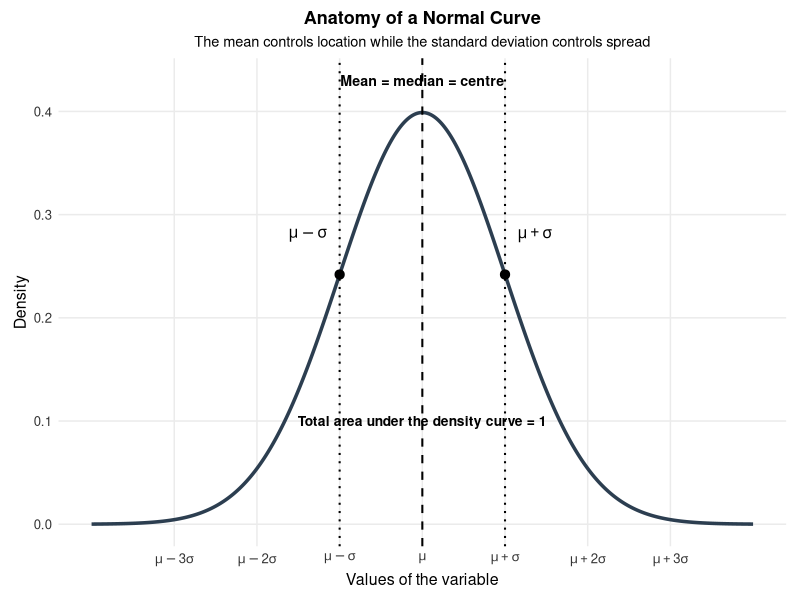
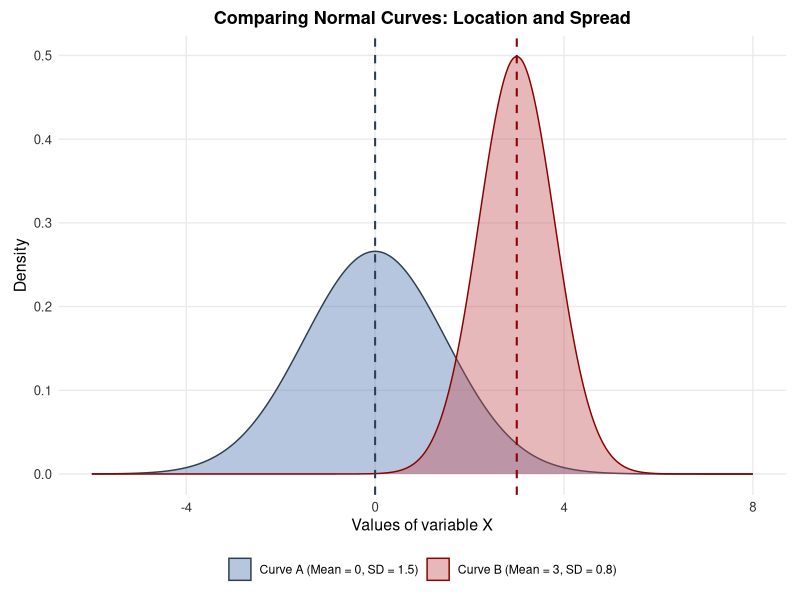
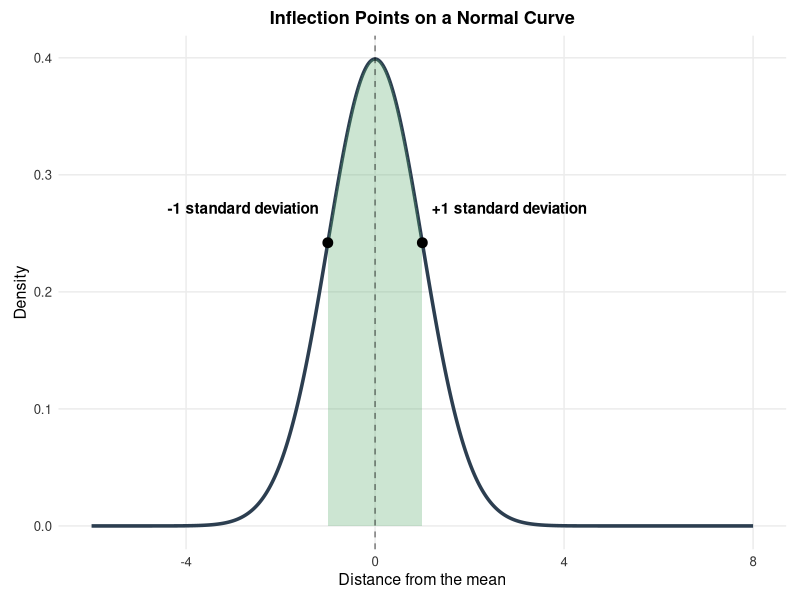
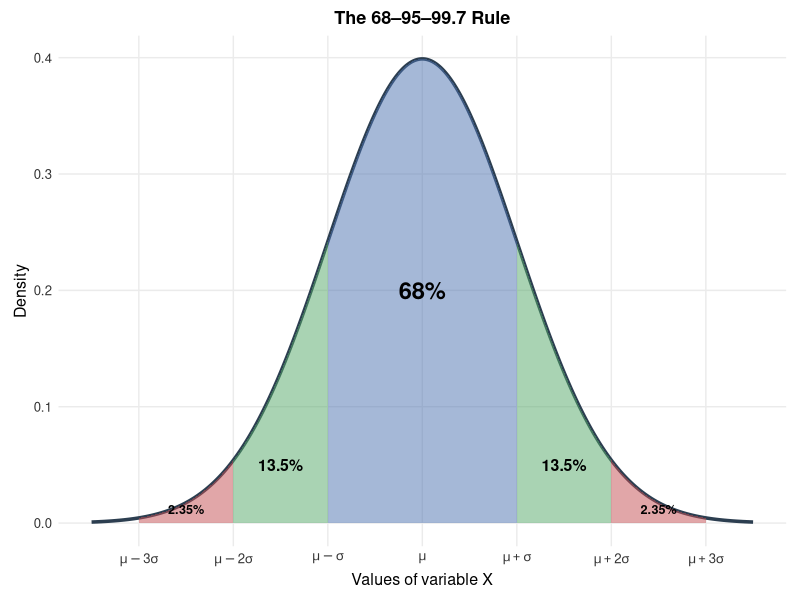
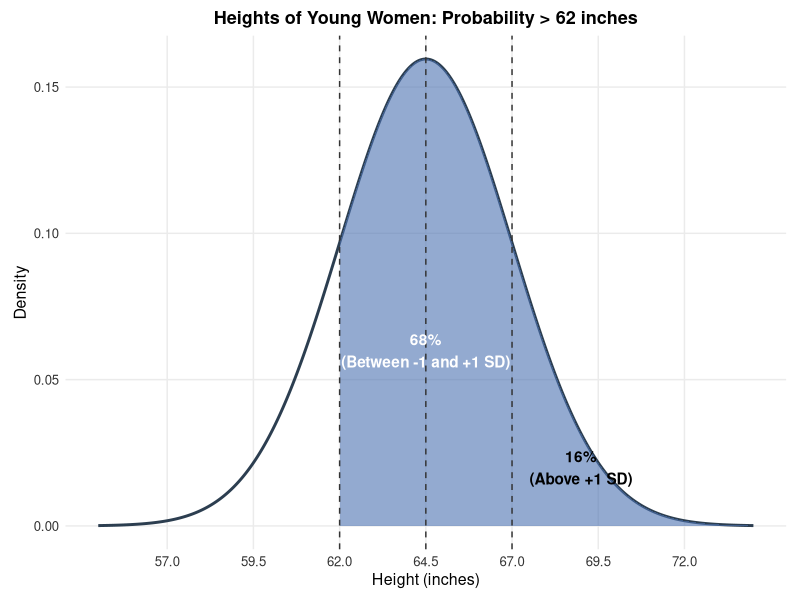
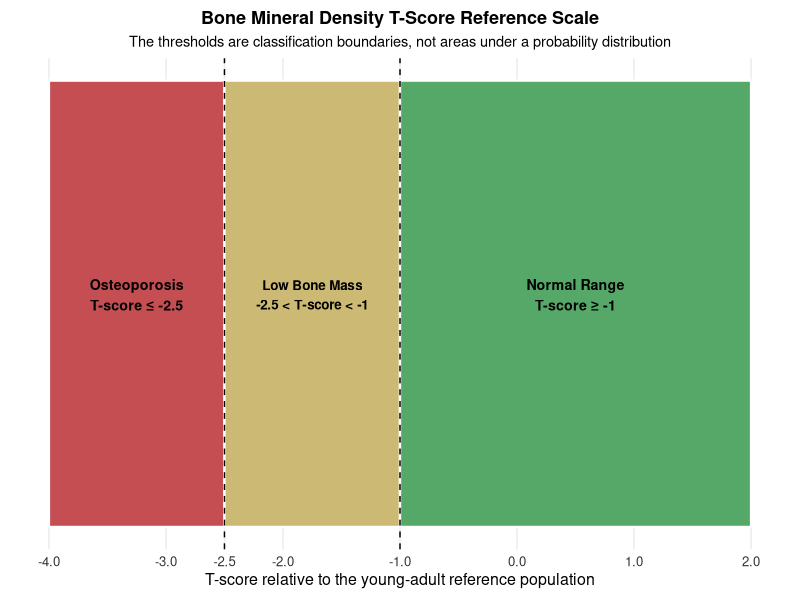
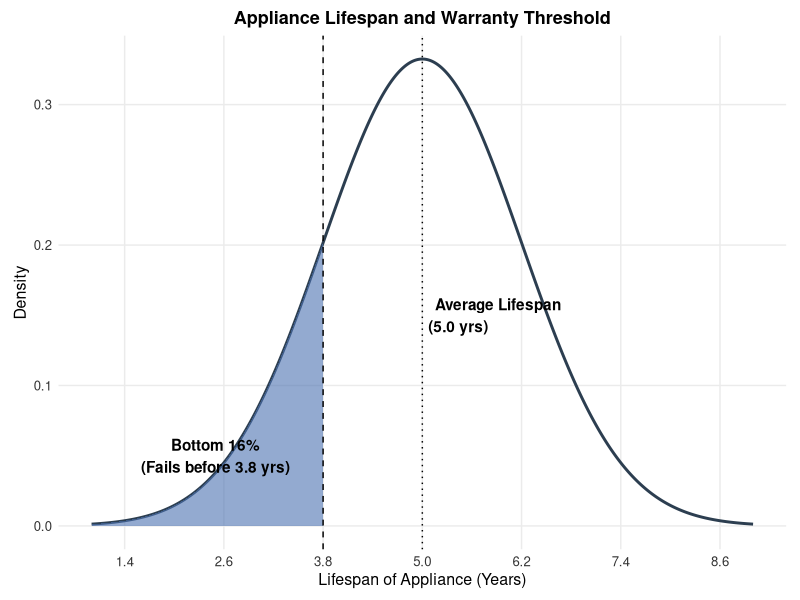
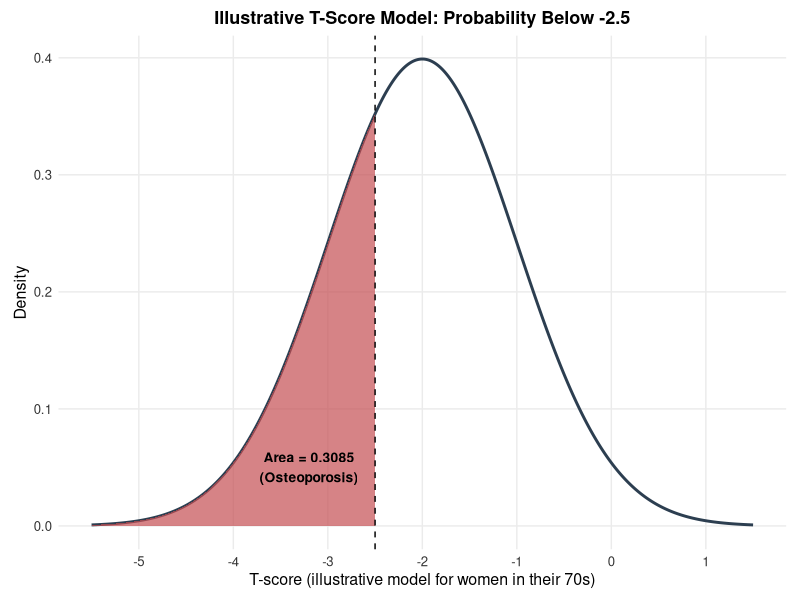

R code for these plots, in order:
## ---- chunk 1
knitr::opts_chunk$set(
  echo = TRUE,
  warning = FALSE,
  message = FALSE,
  error = FALSE,
  fig.align = "center", 
  fig.width = 6, 
  fig.height = 4
)

library(ggplot2)
library(dplyr)
library(tidyr)
library(gridExtra)

set.seed(123)

lecture_theme <- theme_minimal(base_size = 11) +
  theme(
    plot.title = element_text(size = 13, face = "bold", hjust = 0.5),
    axis.title = element_blank(),
    axis.text = element_blank(),
    panel.grid = element_blank(),
    plot.background = element_rect(fill = "white", colour = NA),
    panel.background = element_rect(fill = "white", colour = NA),
    plot.margin = margin(8, 10, 8, 10)
  )

# A second theme for ordinary statistical charts. Unlike the diagram theme
# above, this keeps axis labels, tick marks and a light major grid visible.
lecture_chart_theme <- theme_minimal(base_size = 11) +
  theme(
    plot.title = element_text(size = 13, face = "bold", hjust = 0.5),
    plot.subtitle = element_text(size = 10.5, hjust = 0.5),
    axis.title = element_text(size = 11.5),
    axis.text = element_text(size = 9.5, colour = "#333333"),
    panel.grid.minor = element_blank(),
    plot.background = element_rect(fill = "white", colour = NA),
    panel.background = element_rect(fill = "white", colour = NA),
    plot.margin = margin(8, 10, 8, 10)
  )

save_plot <- function(filename, plot, width, height) {
  ggsave(filename = filename, plot = plot, width = width, height = height, units = "in", dpi = 300, bg = "white")
}

# =============================================================
# 1. Anatomy of a Normal Curve
# =============================================================
x_anatomy <- seq(-4, 4, length.out = 1000)
normal_anatomy_df <- data.frame(
  x = x_anatomy,
  density = dnorm(x_anatomy)
)

p_normal_anatomy <- ggplot(normal_anatomy_df, aes(x = x, y = density)) +
  geom_line(linewidth = 1.2, colour = "#2c3e50") +
  geom_vline(xintercept = 0, linetype = "dashed", linewidth = 0.7) +
  geom_vline(xintercept = c(-1, 1), linetype = "dotted", linewidth = 0.7) +
  annotate("point", x = c(-1, 1), y = dnorm(c(-1, 1)), size = 2.8) +
  annotate("text", x = 0, y = 0.43, label = "Mean = median = centre",
           fontface = "bold", size = 3.6) +
  annotate("text", x = -1.15, y = 0.28, label = expression(mu - sigma),
           hjust = 1, fontface = "bold", size = 4) +
  annotate("text", x = 1.15, y = 0.28, label = expression(mu + sigma),
           hjust = 0, fontface = "bold", size = 4) +
  annotate("text", x = 0, y = 0.10,
           label = "Total area under the density curve = 1",
           fontface = "bold", size = 3.5) +
  scale_x_continuous(
    breaks = -3:3,
    labels = c(expression(mu - 3*sigma), expression(mu - 2*sigma),
               expression(mu - sigma), expression(mu),
               expression(mu + sigma), expression(mu + 2*sigma),
               expression(mu + 3*sigma))
  ) +
  labs(
    title = "Anatomy of a Normal Curve",
    subtitle = "The mean controls location while the standard deviation controls spread",
    x = "Values of the variable",
    y = "Density"
  ) +
  lecture_chart_theme

save_plot("fig_ch11_normal_anatomy.png", p_normal_anatomy, width = 7, height = 4.2)

# =============================================================
# 2. Normal Distributions: Comparing Mu and Sigma
# =============================================================
# Generate a sequence of x values
x_vals <- seq(-6, 8, length.out = 1000)

# Create data for two different normal curves
norm_data <- data.frame(
  x = rep(x_vals, 2),
  Density = c(dnorm(x_vals, mean = 0, sd = 1.5), dnorm(x_vals, mean = 3, sd = 0.8)),
  Curve = rep(c("Curve A (Mean = 0, SD = 1.5)", "Curve B (Mean = 3, SD = 0.8)"), each = length(x_vals))
)

p_two_normals <- ggplot(norm_data, aes(x = x, y = Density, fill = Curve, color = Curve)) +
  geom_area(alpha = 0.4, position = "identity") +
  scale_fill_manual(values = c("#4C72B0", "#C44E52")) +
  scale_color_manual(values = c("#2c3e50", "#8b0000")) +
  geom_vline(xintercept = 0, linetype = "dashed", color = "#2c3e50", size = 0.7) +
  geom_vline(xintercept = 3, linetype = "dashed", color = "#8b0000", size = 0.7) +
  labs(
    title = "Comparing Normal Curves: Location and Spread",
    x = "Values of variable X",
    y = "Density"
  ) +
  lecture_chart_theme +
  theme(legend.position = "bottom", legend.title = element_blank())

save_plot("fig_ch11_two_normals.png", p_two_normals, width = 7, height = 4)

# =============================================================
# 3. Normal Distributions: The Inflection Point
# =============================================================
inflection_data <- data.frame(
  x = x_vals,
  Density = dnorm(x_vals, mean = 0, sd = 1)
)

p_inflection <- ggplot(inflection_data, aes(x = x, y = Density)) +
  geom_line(color = "#2c3e50", size = 1.2) +
  # Shade the area between -1 and 1 SD
  stat_function(fun = dnorm, args = list(mean = 0, sd = 1), xlim = c(-1, 1), geom = "area", fill = "#55A868", alpha = 0.3) +
  # Add points at the exact inflection change
  annotate("point", x = -1, y = dnorm(-1), color = "black", size = 3) +
  annotate("point", x = 1, y = dnorm(1), color = "black", size = 3) +
  annotate("text", x = -1.2, y = dnorm(-1) + 0.03, label = "-1 standard deviation", fontface = "bold", hjust = 1) +
  annotate("text", x = 1.2, y = dnorm(1) + 0.03, label = "+1 standard deviation", fontface = "bold", hjust = 0) +
  geom_vline(xintercept = 0, linetype = "dashed", alpha = 0.5) +
  labs(
    title = "Inflection Points on a Normal Curve",
    x = "Distance from the mean",
    y = "Density"
  ) +
  lecture_chart_theme

save_plot("fig_ch11_inflection.png", p_inflection, width = 6, height = 4)

# =============================================================
# 4. The 68-95-99.7 Rule (Empirical Rule)
# =============================================================
# Generate data for a standard normal curve
x_emp <- seq(-3.5, 3.5, length.out = 1000)
df_emp <- data.frame(x = x_emp, y = dnorm(x_emp))

p_empirical <- ggplot(df_emp, aes(x = x, y = y)) +
  geom_line(size = 1.2, color = "#2c3e50") +
  # 68% band (center)
  stat_function(fun = dnorm, xlim = c(-1, 1), geom = "area", fill = "#4C72B0", alpha = 0.5) +
  # 95% bands (outer 13.5% each)
  stat_function(fun = dnorm, xlim = c(-2, -1), geom = "area", fill = "#55A868", alpha = 0.5) +
  stat_function(fun = dnorm, xlim = c(1, 2), geom = "area", fill = "#55A868", alpha = 0.5) +
  # 99.7% bands (outer 2.35% each)
  stat_function(fun = dnorm, xlim = c(-3, -2), geom = "area", fill = "#C44E52", alpha = 0.5) +
  stat_function(fun = dnorm, xlim = c(2, 3), geom = "area", fill = "#C44E52", alpha = 0.5) +
  scale_x_continuous(breaks = -3:3, 
                     labels = c(expression(mu - 3*sigma), expression(mu - 2*sigma), 
                                expression(mu - sigma), expression(mu), 
                                expression(mu + sigma), expression(mu + 2*sigma), 
                                expression(mu + 3*sigma))) +
  annotate("text", x = 0, y = 0.20, label = "68%", fontface = "bold", size = 6) +
  annotate("text", x = -1.5, y = 0.05, label = "13.5%", fontface = "bold", size = 4) +
  annotate("text", x = 1.5, y = 0.05, label = "13.5%", fontface = "bold", size = 4) +
  annotate("text", x = -2.5, y = 0.012, label = "2.35%", fontface = "bold", size = 3.2) +
  annotate("text", x = 2.5, y = 0.012, label = "2.35%", fontface = "bold", size = 3.2) +
  labs(title = "The 68–95–99.7 Rule", x = "Values of variable X", y = "Density") +
  lecture_chart_theme

save_plot("fig_ch11_empirical_rule.png", p_empirical, width = 7, height = 4)

# =============================================================
# 5. Example 11.2: Heights of Young Women (Area > 62)
# =============================================================
mu_h <- 64.5
sd_h <- 2.5
x_h <- seq(55, 74, length.out = 1000)
df_h <- data.frame(x = x_h, y = dnorm(x_h, mean = mu_h, sd = sd_h))

p_heights_62 <- ggplot(df_h, aes(x = x, y = y)) +
  geom_line(size = 1, color = "#2c3e50") +
  # Shade area greater than 62
  stat_function(fun = dnorm, args = list(mean = mu_h, sd = sd_h), 
                xlim = c(62, 74), geom = "area", fill = "#4C72B0", alpha = 0.6) +
  # Vertical lines for specific standard deviations
  geom_vline(xintercept = c(62, 64.5, 67), linetype = "dashed", color = "#333333") +
  scale_x_continuous(breaks = seq(57, 72, by = 2.5)) +
  annotate("text", x = 64.5, y = 0.06, label = "68%\n(Between -1 and +1 SD)", fontface = "bold", color = "white") +
  annotate("text", x = 69, y = 0.02, label = "16%\n(Above +1 SD)", fontface = "bold") +
  labs(
    title = "Heights of Young Women: Probability > 62 inches",
    x = "Height (inches)",
    y = "Density"
  ) +
  lecture_chart_theme

save_plot("fig_ch11_heights_62.png", p_heights_62, width = 7, height = 4)

# =============================================================
# 6. Standardizing Normal Distributions (Z-Scores)
# =============================================================
mu_h <- 64.5
sd_h <- 2.5

# Original Distribution Data
x_orig <- seq(55, 74, length.out = 500)
df_orig <- data.frame(x = x_orig, y = dnorm(x_orig, mean = mu_h, sd = sd_h))

# Standard Normal Data
x_std <- seq(-3.8, 3.8, length.out = 500)
df_std <- data.frame(x = x_std, y = dnorm(x_std, mean = 0, sd = 1))

# Plot A: Original Heights
p_orig <- ggplot(df_orig, aes(x = x, y = y)) +
  geom_line(color = "#4C72B0", size = 1.2) +
  geom_vline(xintercept = mu_h, linetype = "dashed", color = "#333333", alpha = 0.5) +
  # 70 inch woman
  annotate("point", x = 70, y = dnorm(70, mu_h, sd_h), color = "#C44E52", size = 4) +
  annotate("text", x = 70, y = dnorm(70, mu_h, sd_h) + 0.02, label = "70 inches", fontface="bold", hjust=0) +
  # 60 inch woman
  annotate("point", x = 60, y = dnorm(60, mu_h, sd_h), color = "#C44E52", size = 4) +
  annotate("text", x = 60, y = dnorm(60, mu_h, sd_h) + 0.02, label = "60 inches", fontface="bold", hjust=1) +
  labs(title = "Raw Heights: N(64.5, 2.5)", x = "Height (inches)", y = "Density") +
  lecture_chart_theme

# Plot B: Standardized Z-Scores
p_std <- ggplot(df_std, aes(x = x, y = y)) +
  geom_line(color = "#55A868", size = 1.2) +
  geom_vline(xintercept = 0, linetype = "dashed", color = "#333333", alpha = 0.5) +
  # z = +2.2
  annotate("point", x = 2.2, y = dnorm(2.2), color = "#C44E52", size = 4) +
  annotate("text", x = 2.2, y = dnorm(2.2) + 0.05, label = "z = +2.2", fontface="bold", hjust=0) +
  # z = -1.8
  annotate("point", x = -1.8, y = dnorm(-1.8), color = "#C44E52", size = 4) +
  annotate("text", x = -1.8, y = dnorm(-1.8) + 0.05, label = "z = -1.8", fontface="bold", hjust=1) +
  labs(title = "Standardized Scale: N(0, 1)", x = "Z-Score (Standard Deviations)", y = "") +
  lecture_chart_theme

p_zscores <- arrangeGrob(p_orig, p_std, ncol = 2)
save_plot("fig_ch11_zscores.png", p_zscores, width = 9, height = 4)

# =============================================================
# 7. Bone Mineral Density T-Score Reference Scale
# =============================================================
t_score_regions <- data.frame(
  xmin = c(-4.0, -2.5, -1.0),
  xmax = c(-2.5, -1.0, 2.0),
  ymin = c(0, 0, 0),
  ymax = c(1, 1, 1),
  region = factor(
    c("Osteoporosis", "Low Bone Mass", "Normal Range"),
    levels = c("Osteoporosis", "Low Bone Mass", "Normal Range")
  )
)

p_dexa <- ggplot(t_score_regions) +
  geom_rect(
    aes(xmin = xmin, xmax = xmax, ymin = ymin, ymax = ymax, fill = region),
    colour = "white",
    linewidth = 0.8
  ) +
  geom_vline(xintercept = c(-2.5, -1.0), linetype = "dashed", colour = "black") +
  annotate("text", x = -3.25, y = 0.52, label = "Osteoporosis\nT-score ≤ -2.5", fontface = "bold", size = 3.6) +
  annotate("text", x = -1.75, y = 0.52, label = "Low Bone Mass\n-2.5 < T-score < -1", fontface = "bold", size = 3.4) +
  annotate("text", x = 0.50, y = 0.52, label = "Normal Range\nT-score ≥ -1", fontface = "bold", size = 3.6) +
  scale_x_continuous(breaks = c(-4, -3, -2.5, -2, -1, 0, 1, 2)) +
  scale_y_continuous(NULL, breaks = NULL, limits = c(0, 1)) +
  scale_fill_manual(
    values = c(
      "Osteoporosis" = "#C44E52",
      "Low Bone Mass" = "#CCB974",
      "Normal Range" = "#55A868"
    )
  ) +
  labs(
    title = "Bone Mineral Density T-Score Reference Scale",
    subtitle = "The thresholds are classification boundaries, not areas under a probability distribution",
    x = "T-score relative to the young-adult reference population"
  ) +
  lecture_chart_theme +
  theme(
    legend.position = "none",
    panel.grid.major.y = element_blank(),
    panel.grid.minor = element_blank()
  )

save_plot("fig_ch11_dexa.png", p_dexa, width = 7, height = 3.6)

# =============================================================
# 8. Visualizing Standardized Scores: Manufacturing Warranties
# =============================================================
mu_w <- 5.0
sd_w <- 1.2
x_w <- seq(1, 9, length.out = 1000)
df_warranty <- data.frame(x = x_w, y = dnorm(x_w, mean = mu_w, sd = sd_w))

p_warranty <- ggplot(df_warranty, aes(x = x, y = y)) +
  geom_line(size = 1, color = "#2c3e50") +
  # Shade the bottom 16% (below -1 SD)
  stat_function(fun = dnorm, args = list(mean = mu_w, sd = sd_w), 
                xlim = c(1, 3.8), geom = "area", fill = "#4C72B0", alpha = 0.6) +
  geom_vline(xintercept = 3.8, linetype = "dashed", color = "black") +
  geom_vline(xintercept = 5.0, linetype = "dotted", color = "black") +
  annotate("text", x = 2.5, y = 0.05, label = "Bottom 16%\n(Fails before 3.8 yrs)", fontface = "bold") +
  annotate("text", x = 5, y = 0.15, label = "Average Lifespan\n(5.0 yrs)", fontface = "bold", hjust = -0.1) +
  scale_x_continuous(breaks = seq(1.4, 8.6, by = 1.2)) +
  labs(
    title = "Appliance Lifespan and Warranty Threshold",
    x = "Lifespan of Appliance (Years)",
    y = "Density"
  ) +
  lecture_chart_theme

save_plot("fig_ch11_warranty.png", p_warranty, width = 7, height = 4)

# =============================================================
# 9. Finding Normal Probabilities: Cumulative (Osteoporosis)
# =============================================================
mu_bmd <- -2
sd_bmd <- 1
x_bmd <- seq(-5.5, 1.5, length.out = 1000)
df_bmd <- data.frame(x = x_bmd, y = dnorm(x_bmd, mean = mu_bmd, sd = sd_bmd))

p_osteo <- ggplot(df_bmd, aes(x = x, y = y)) +
  geom_line(size = 1, color = "#2c3e50") +
  # Shade cumulative area to the left of -2.5
  stat_function(fun = dnorm, args = list(mean = mu_bmd, sd = sd_bmd), 
                xlim = c(-5.5, -2.5), geom = "area", fill = "#C44E52", alpha = 0.7) +
  geom_vline(xintercept = -2.5, linetype = "dashed", color = "black") +
  annotate("text", x = -3.2, y = 0.05, label = "Area = 0.3085\n(Osteoporosis)", fontface = "bold", color = "black", size = 3.5) +
  scale_x_continuous(breaks = seq(-5, 1, by = 1)) +
  labs(
    title = "Illustrative T-Score Model: Probability Below -2.5",
    x = "T-score (illustrative model for women in their 70s)",
    y = "Density"
  ) +
  lecture_chart_theme

save_plot("fig_ch11_osteoporosis.png", p_osteo, width = 6, height = 4)

# =============================================================
# 10. Finding Normal Probabilities: Intervals (Osteopenia)
# =============================================================
p_osteopenia <- ggplot(df_bmd, aes(x = x, y = y)) +
  geom_line(size = 1, color = "#2c3e50") +
  # Shade area between -2.5 and -1
  stat_function(fun = dnorm, args = list(mean = mu_bmd, sd = sd_bmd), 
                xlim = c(-2.5, -1), geom = "area", fill = "#CCB974", alpha = 0.7) +
  geom_vline(xintercept = -2.5, linetype = "dashed", color = "black") +
  geom_vline(xintercept = -1, linetype = "dashed", color = "black") +
  annotate("text", x = -1.75, y = 0.15, label = "Area = 0.5328\n(Osteopenia)", fontface = "bold", color = "black", size = 4) +
  scale_x_continuous(breaks = seq(-5, 1, by = 1)) +
  labs(
    title = "Illustrative T-Score Model: Probability Between -2.5 and -1",
    x = "T-score (illustrative model for women in their 70s)",
    y = "Density"
  ) +
  lecture_chart_theme

save_plot("fig_ch11_osteopenia.png", p_osteopenia, width = 6, height = 4)

# =============================================================
# 11. Standard Normal Table: Interval (Example 11.9)
# =============================================================
z_vals <- seq(-4, 4, length.out = 1000)
df_z <- data.frame(z = z_vals, y = dnorm(z_vals))

p_table_interval <- ggplot(df_z, aes(x = z, y = y)) +
  geom_line(size = 1, color = "#2c3e50") +
  # Shade area between -1.8 and 1.4
  stat_function(fun = dnorm, xlim = c(-1.8, 1.4), geom = "area", fill = "#4C72B0", alpha = 0.6) +
  geom_vline(xintercept = -1.8, linetype = "dashed", color = "black") +
  geom_vline(xintercept = 1.4, linetype = "dashed", color = "black") +
  annotate("text", x = -0.2, y = 0.15, label = "Area = 0.8833", fontface = "bold", size = 5) +
  scale_x_continuous(breaks = seq(-4, 4, by = 1)) +
  labs(
    title = "Standard Normal Curve: Area between z = -1.8 and z = 1.4",
    x = "Z-Score",
    y = "Density"
  ) +
  lecture_chart_theme

save_plot("fig_ch11_table_interval.png", p_table_interval, width = 7, height = 4)

# =============================================================
# 12. Finding Percentiles: Top 10% with the Z-Table (Example 11.10)
# =============================================================
mu_preg <- 266
sd_preg <- 16
x_preg <- seq(210, 320, length.out = 1000)
df_preg <- data.frame(x = x_preg, y = dnorm(x_preg, mean = mu_preg, sd = sd_preg))

# Find the critical value for top 10% (90th percentile)
x_crit <- qnorm(0.90, mean = mu_preg, sd = sd_preg)

p_percentile <- ggplot(df_preg, aes(x = x, y = y)) +
  geom_line(size = 1, color = "#2c3e50") +
  # Shade the bottom 90%
  stat_function(fun = dnorm, args = list(mean = mu_preg, sd = sd_preg), 
                xlim = c(210, x_crit), geom = "area", fill = "#EAEAEA", alpha = 0.8) +
  # Shade the top 10%
  stat_function(fun = dnorm, args = list(mean = mu_preg, sd = sd_preg), 
                xlim = c(x_crit, 320), geom = "area", fill = "#C44E52", alpha = 0.7) +
  geom_vline(xintercept = x_crit, linetype = "dashed", color = "black") +
  annotate("text", x = 250, y = 0.01, label = "Bottom 90%\n(Area = 0.90)", fontface = "bold") +
  annotate("text", x = 300, y = 0.005, label = "Top 10%", fontface = "bold", color = "black") +
  scale_x_continuous(breaks = c(218, 234, 250, 266, 282, 298, 314)) +
  labs(
    title = "Pregnancy Lengths: Finding the 90th Percentile",
    x = "Days",
    y = "Density"
  ) +
  lecture_chart_theme

save_plot("fig_ch11_percentile.png", p_percentile, width = 7, height = 4)

# =============================================================
# Generate Standard Normal Z-Table (Positive and Negative)
# =============================================================
library(gridExtra)
library(grid)

# Function to create a Z-table
create_z_table <- function(z_seq) {
  cols <- seq(0, 0.09, by = 0.01)
  z_mat <- matrix(NA, nrow = length(z_seq), ncol = length(cols))
  
  for(i in 1:length(z_seq)) {
    for(j in 1:length(cols)) {
      # For negative z, we subtract the column addition; for positive, we add it.
      val <- if(z_seq[1] < 0) z_seq[i] - cols[j] else z_seq[i] + cols[j]
      z_mat[i, j] <- pnorm(val)
    }
  }
  
  z_mat <- round(z_mat, 4)
  # Format with exact decimal places
  z_df <- as.data.frame(apply(z_mat, 2, function(x) sprintf("%.4f", x)))
  rownames(z_df) <- sprintf("%.1f", z_seq)
  colnames(z_df) <- sprintf("%.2f", cols)
  return(z_df)
}

# Create Negative and Positive Z-Tables
neg_z <- seq(-3.4, 0.0, by = 0.1)
pos_z <- seq(0.0, 3.4, by = 0.1)

neg_table <- create_z_table(neg_z)
pos_table <- create_z_table(pos_z)

# Save to PDF
pdf("z_table.pdf", height = 11, width = 8.5)
grid.arrange(
  top = textGrob("Standard Normal Cumulative Probabilities (Negative Z)", gp = gpar(fontsize = 14, fontface = "bold")),
  tableGrob(neg_table, theme = ttheme_default(base_size = 9))
)
grid.arrange(
  top = textGrob("Standard Normal Cumulative Probabilities (Positive Z)", gp = gpar(fontsize = 14, fontface = "bold")),
  tableGrob(pos_table, theme = ttheme_default(base_size = 9))
)
dev.off()

# =============================================================
# 13. Finding Percentiles with R: Third Quartile (Example 11.6)
# =============================================================
mu_hatch <- 45
sd_hatch <- 4
x_hatch <- seq(30, 60, length.out = 1000)
df_hatch <- data.frame(x = x_hatch, y = dnorm(x_hatch, mean = mu_hatch, sd = sd_hatch))

# Find the 75th percentile
q3_val <- qnorm(0.75, mean = mu_hatch, sd = sd_hatch)

p_hatching <- ggplot(df_hatch, aes(x = x, y = y)) +
  geom_line(size = 1, color = "#2c3e50") +
  # Shade the bottom 75%
  stat_function(fun = dnorm, args = list(mean = mu_hatch, sd = sd_hatch), 
                xlim = c(30, q3_val), geom = "area", fill = "#4C72B0", alpha = 0.6) +
  geom_vline(xintercept = q3_val, linetype = "dashed", color = "black") +
  annotate("text", x = 42, y = 0.04, label = "Bottom 75%\n(Area = 0.75)", fontface = "bold") +
  annotate("text", x = 52, y = 0.04, label = "Top 25%", fontface = "bold") +
  annotate("text", x = q3_val, y = 0.09, label = paste("x =", round(q3_val, 1)), fontface = "bold", vjust = -0.5) +
  scale_x_continuous(breaks = seq(33, 57, by = 4)) +
  labs(
    title = "Hatching Weights: 3rd Quartile (75th Percentile)",
    x = "Weight (grams)",
    y = "Density"
  ) +
  lecture_chart_theme

save_plot("fig_ch11_hatching_q3.png", p_hatching, width = 7, height = 4)

# =============================================================
# 14. Finding Percentiles with R: Top 10% (Example 11.7)
# =============================================================
mu_preg <- 266
sd_preg <- 16
x_preg <- seq(210, 320, length.out = 1000)
df_preg <- data.frame(x = x_preg, y = dnorm(x_preg, mean = mu_preg, sd = sd_preg))

# Find the 90th percentile
p90_val <- qnorm(0.90, mean = mu_preg, sd = sd_preg)

p_pregnancy_top10 <- ggplot(df_preg, aes(x = x, y = y)) +
  geom_line(size = 1, color = "#2c3e50") +
  # Shade the bottom 90%
  stat_function(fun = dnorm, args = list(mean = mu_preg, sd = sd_preg), 
                xlim = c(210, p90_val), geom = "area", fill = "#EAEAEA", alpha = 0.8) +
  # Shade the top 10%
  stat_function(fun = dnorm, args = list(mean = mu_preg, sd = sd_preg), 
                xlim = c(p90_val, 320), geom = "area", fill = "#C44E52", alpha = 0.7) +
  geom_vline(xintercept = p90_val, linetype = "dashed", color = "black") +
  annotate("text", x = 250, y = 0.01, label = "Bottom 90%\n(Area = 0.90)", fontface = "bold") +
  annotate("text", x = 295, y = 0.005, label = "Top 10%", fontface = "bold", color = "black") +
  annotate("text", x = p90_val, y = 0.02, label = paste("x =", round(p90_val, 1)), fontface = "bold", vjust = -0.5, hjust = -0.1) +
  scale_x_continuous(breaks = seq(218, 314, by = 16)) +
  labs(
    title = "Pregnancy Lengths: The Top 10%",
    x = "Length of Pregnancy (Days)",
    y = "Density"
  ) +
  lecture_chart_theme

save_plot("fig_ch11_pregnancy_top10.png", p_pregnancy_top10, width = 7, height = 4)
## ---- chunk 2
# Probability of a T-score at or below -2.5 under the illustrative model
p_osteoporosis <- pnorm(q = -2.5, mean = -2, sd = 1)
print(p_osteoporosis)
## ---- chunk 3
# Interval probability from -2.5 to -1 under the illustrative model
p_osteopenia <- pnorm(q = -1, mean = -2, sd = 1) -
  pnorm(q = -2.5, mean = -2, sd = 1)
print(p_osteopenia)
## ---- chunk 4
# The 75th percentile of the hatching-weight model
q3_weight <- qnorm(p = 0.75, mean = 45, sd = 4)
print(q3_weight)
## ---- chunk 5
# The 90th percentile leaves 10% of the model above the boundary
pregnancy_90 <- qnorm(p = 0.90, mean = 266, sd = 16)
print(pregnancy_90)
## ---- chunk 6
# Probability that height lies between 60 and 68 inches
p_height_interval <- pnorm(68, mean = 64.5, sd = 2.5) -
  pnorm(60, mean = 64.5, sd = 2.5)
print(p_height_interval)
